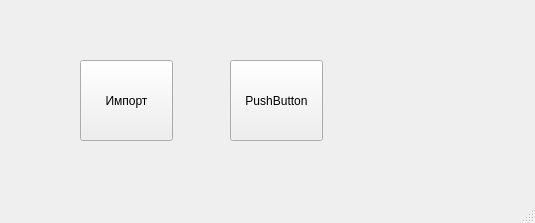
<?xml version="1.0" encoding="UTF-8"?>
<ui version="4.0">
 <class>MainWindow</class>
 <widget class="QMainWindow" name="MainWindow">
  <property name="geometry">
   <rect>
    <x>0</x>
    <y>0</y>
    <width>535</width>
    <height>223</height>
   </rect>
  </property>
  <property name="windowTitle">
   <string>MainWindow</string>
  </property>
  <widget class="QWidget" name="centralwidget">
   <widget class="QPushButton" name="importFormButton">
    <property name="geometry">
     <rect>
      <x>80</x>
      <y>60</y>
      <width>93</width>
      <height>81</height>
     </rect>
    </property>
    <property name="text">
     <string>Импорт</string>
    </property>
   </widget>
   <widget class="QPushButton" name="pushButton_2">
    <property name="geometry">
     <rect>
      <x>230</x>
      <y>60</y>
      <width>93</width>
      <height>81</height>
     </rect>
    </property>
    <property name="text">
     <string>PushButton</string>
    </property>
   </widget>
  </widget>
  <widget class="QStatusBar" name="statusbar"/>
 </widget>
 <resources/>
 <connections/>
</ui>
